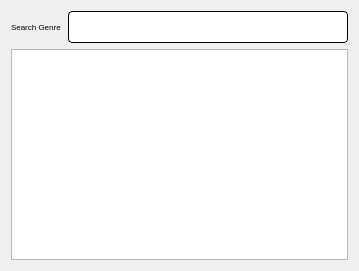
<?xml version="1.0" encoding="UTF-8"?>
<ui version="4.0">
 <class>genreList</class>
 <widget class="QDialog" name="genreList">
  <property name="geometry">
   <rect>
    <x>0</x>
    <y>0</y>
    <width>359</width>
    <height>271</height>
   </rect>
  </property>
  <property name="font">
   <font>
    <pointsize>6</pointsize>
   </font>
  </property>
  <property name="windowTitle">
   <string>Dialog</string>
  </property>
  <layout class="QVBoxLayout" name="verticalLayout_2">
   <item>
    <layout class="QVBoxLayout" name="verticalLayout">
     <item>
      <layout class="QHBoxLayout" name="horizontalLayout">
       <item>
        <widget class="QLabel" name="label_9">
         <property name="styleSheet">
          <string notr="true">font: 13pt &quot;Lato&quot;;
color: rgb(0, 0, 0);</string>
         </property>
         <property name="text">
          <string>Search Genre</string>
         </property>
        </widget>
       </item>
       <item>
        <widget class="QLineEdit" name="value">
         <property name="styleSheet">
          <string notr="true">QLineEdit{
	background-color: rgb(255, 255, 255);
	 border: 1px  solid;
     border-radius: 4px;
	font: 24px
}</string>
         </property>
        </widget>
       </item>
      </layout>
     </item>
     <item>
      <widget class="QTableView" name="TableView">
       <property name="contextMenuPolicy">
        <enum>Qt::PreventContextMenu</enum>
       </property>
       <property name="styleSheet">
        <string notr="true">QHeaderView::section { background-color: #4f85e2; font: solid}</string>
       </property>
       <property name="selectionMode">
        <enum>QAbstractItemView::SingleSelection</enum>
       </property>
       <property name="selectionBehavior">
        <enum>QAbstractItemView::SelectRows</enum>
       </property>
       <attribute name="verticalHeaderVisible">
        <bool>false</bool>
       </attribute>
      </widget>
     </item>
    </layout>
   </item>
  </layout>
 </widget>
 <resources/>
 <connections/>
</ui>
